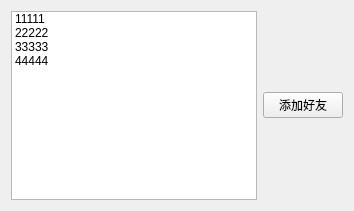
<?xml version="1.0" encoding="UTF-8"?>
<ui version="4.0">
 <class>Online</class>
 <widget class="QWidget" name="Online">
  <property name="geometry">
   <rect>
    <x>0</x>
    <y>0</y>
    <width>354</width>
    <height>211</height>
   </rect>
  </property>
  <property name="windowTitle">
   <string>Form</string>
  </property>
  <layout class="QHBoxLayout" name="horizontalLayout">
   <item>
    <widget class="QListWidget" name="listWidget">
     <item>
      <property name="text">
       <string>11111</string>
      </property>
     </item>
     <item>
      <property name="text">
       <string>22222</string>
      </property>
     </item>
     <item>
      <property name="text">
       <string>33333</string>
      </property>
     </item>
     <item>
      <property name="text">
       <string>44444</string>
      </property>
     </item>
    </widget>
   </item>
   <item>
    <widget class="QPushButton" name="adFriend_pb">
     <property name="text">
      <string>添加好友</string>
     </property>
    </widget>
   </item>
  </layout>
 </widget>
 <resources/>
 <connections/>
</ui>
